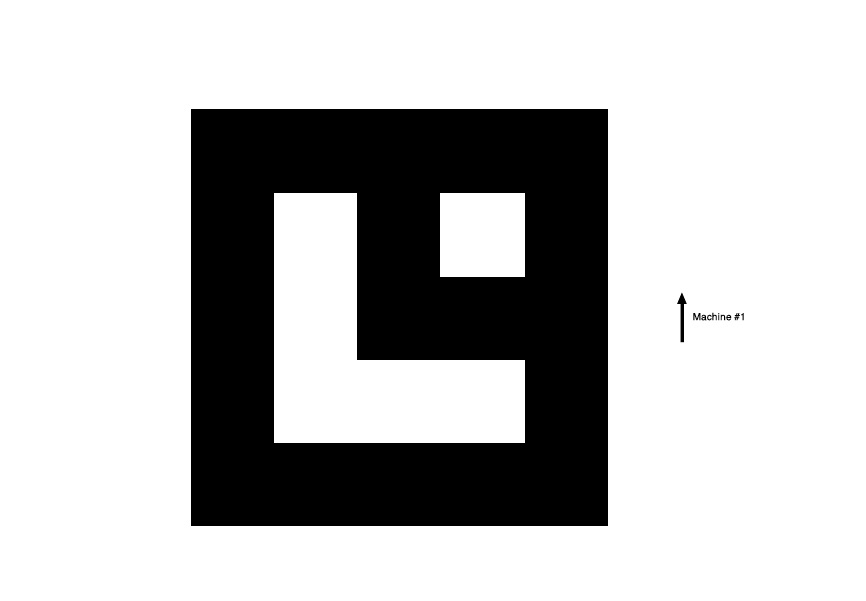
#> input picture py_gtrack/dataset/a.jpg, 866 x 601 px
$ python -i jsg.py   (imports and definitions only)   (Python 2 division)
#> lines starting #> are read from the running program, lines starting #| are printed output that depends on the picture; after the words box and inside, x2 and y2 are one past the last pixel; in counts of white or black regions, pixels touching at a corner belong together
#> further down, picture is the input picture: shape (601, 866, 3); min 0, max 255, mean 190.1
#!/usr/bin/env python
from __future__ import division
import cv2
import sys
import logging
import numpy as np
"""Module: jsg
Implements glyph finding using OpenCV.
Written by Joakim Skjefstad
"""
# [1 line not run here, left out]

class PotentialGlyph:
	# [12 lines left out: function __init__, not called in this run]

	def __str__(self):
		return "JoakimGlyph %s, area=%s" % (self.nr, self.area)

	# [39 lines left out: functions compute_glyph, _crop_transform_roi, _otsu_roi, _identify_glyph_matrix, check_region_fill, not called in this run]

# [2 lines not run here, left out]

def __init__():
	print "loaded jsg module."

# [28 lines left out: functions rectify, find_potential_glyphs, not called in this run]

def preprocess(img):
	height, width, depth = img.shape
#> height = 601; width = 866; depth = 3
	img_gray = cv2.cvtColor(img, cv2.COLOR_BGR2GRAY)
	img_blur = cv2.GaussianBlur(img_gray,(3,3),0)
	img_edge = cv2.Canny(img_gray, 100, 200)
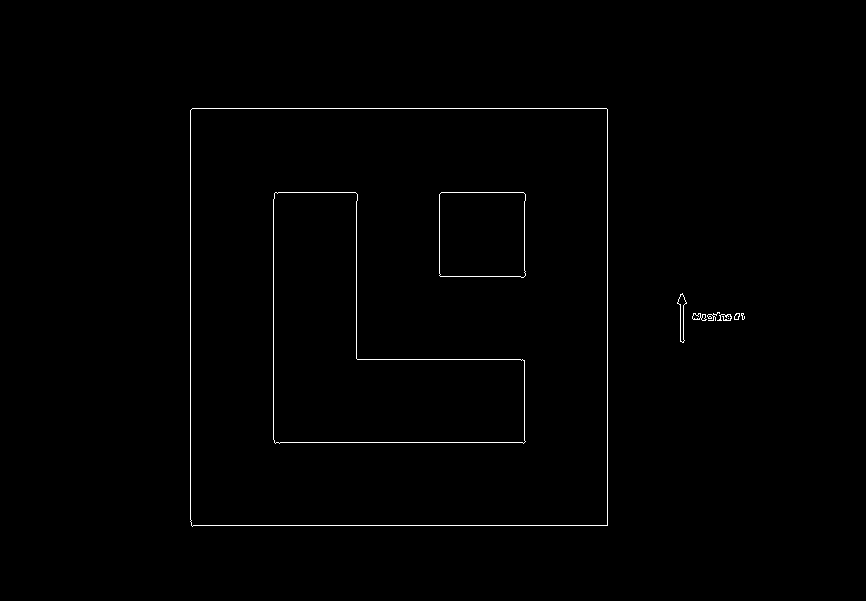
#> img_edge: shape (601, 866); 0.63% white in thin lines or dots, all inside (x1, y1, x2, y2) = (190, 108, 745, 527)
	return img_edge

# [16 lines left out: functions compare_glyphs, delta_to_center, not called in this run]

>>> import cv2
>>> picture = cv2.imread('dataset/a.jpg')
>>> result = preprocess(picture)
